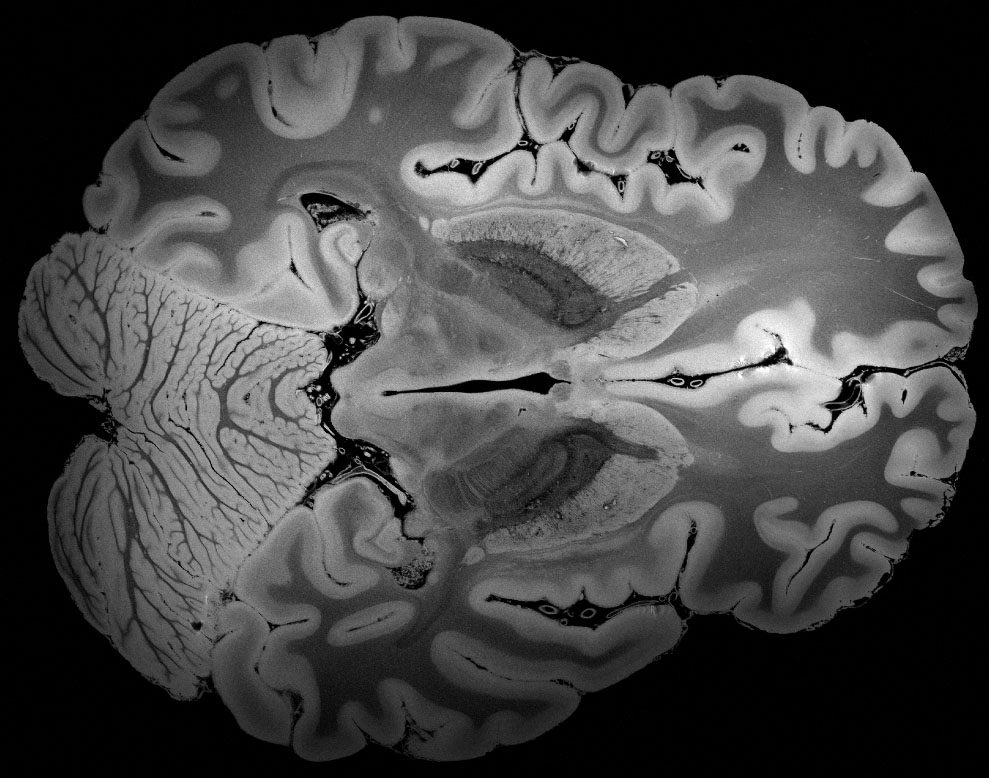
#> input picture MIAP_HW3_402200191/Answers/Q4/Low Matrix Approximation question.jpg, 989 x 778 px, found by its file name
$ jupyter execute Q4.ipynb
#> lines starting #> are read from the running program, lines starting #| are printed output that depends on the picture
#> `noisy_img = img + np.random.normal(loc=0, scale=1, size=img.shape)`:
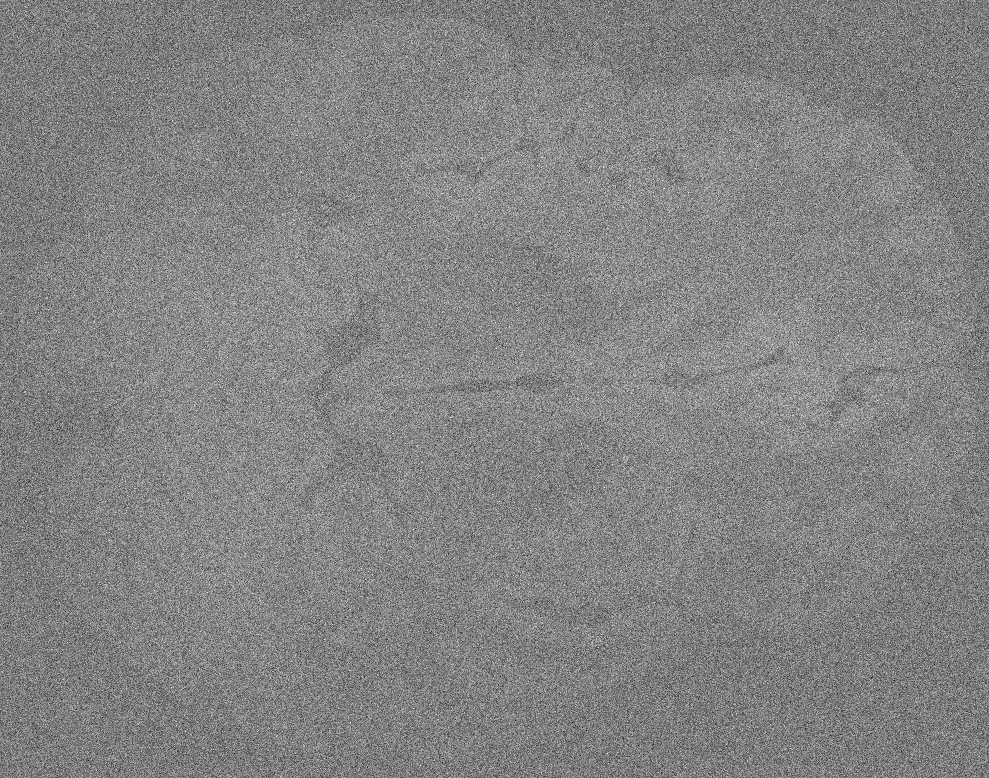
#> noisy_img: shape (778, 989) float64; min -4.89, max 5.13, mean 0.278; drawn with min black and max white
#> `noisy_img = np.clip(noisy_img, 0, 1)`:
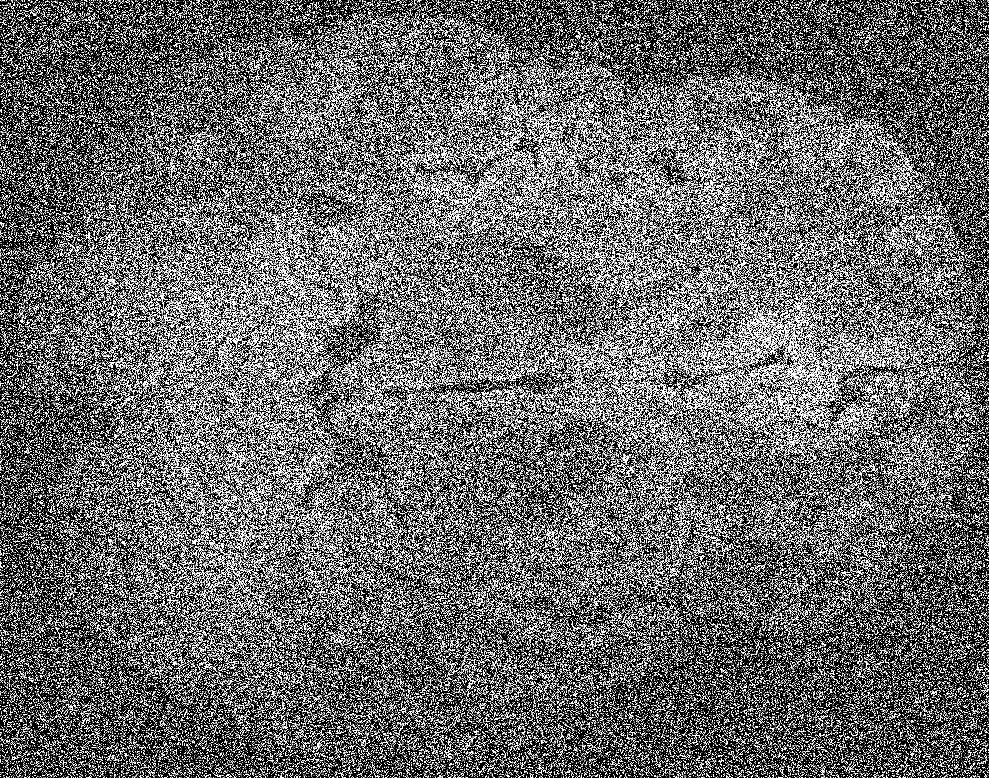
#> noisy_img: shape (778, 989) float64; min 0, max 1, mean 0.418
[cell 1]
import numpy as np
import cv2 as cv
from matplotlib import pyplot as plt
from scipy.linalg import svd
from tqdm import tqdm

## in this cell I wrote the code for WNNM filter based on the course lectures

[cell 2]
def WNNM(img, patchSize, c, K, delta, sigma, nThreshold):
    ## parameters
#> called with patchSize = 3, c = 2.8, K = 3, delta = 0.1, sigma = 1, nThreshold = 35
    windowSize = 3 * patchSize
    pad=windowSize
    paddedImg = np.pad(img, pad_width=pad, mode='constant')
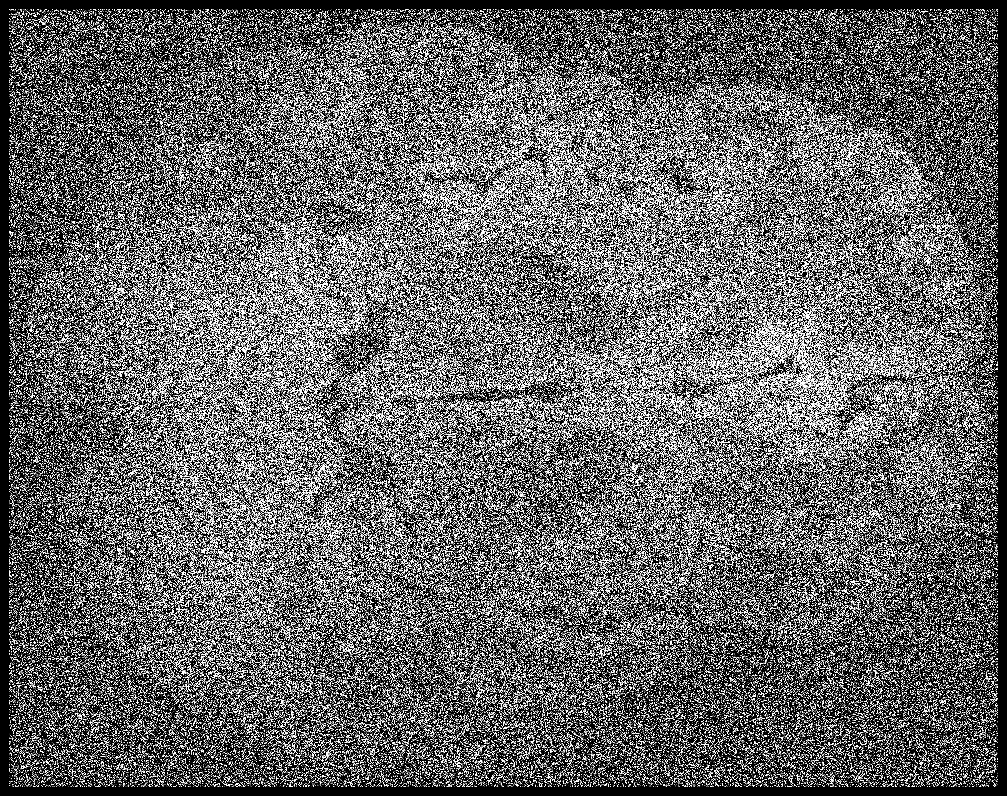
#> paddedImg: shape (796, 1007) float64; min 0, max 1, mean 0.401
    numberOfIt = 3
    x_hat = img
    total_iterations = K * (paddedImg.shape[0] - 2 * windowSize) * (paddedImg.shape[1] - 2 * windowSize) ## this is for process bar
#> total_iterations = 2308326
    with tqdm(total=total_iterations, desc="Processing") as pbar:
        for n in range(K):
            x_hat=np.pad(x_hat,pad_width=pad)
            y_hat = x_hat + delta * (paddedImg - x_hat)
            pixel_contribution_matrix = np.ones_like(paddedImg) ## I use this to know how many times each pixles are updated
            for i in range(windowSize, paddedImg.shape[0] - windowSize):
                for j in range(windowSize, paddedImg.shape[1] - windowSize):
                    window = y_hat[i - windowSize:i + windowSize + 1, j - windowSize: j + windowSize + 1] # Window for searching patches
                    mainPatch = y_hat[i - patchSize:i + patchSize + 1, j - patchSize: j + patchSize + 1] # main Patch
                    distances = [] # List for saving each patch distance with main patch
                    similarPatchMatrix = np.zeros([(2 * patchSize + 1) ** 2, (2 * (windowSize - patchSize) + 1) ** 2]) # patches matrix
                    idx = 0
                    for k in range(patchSize, window.shape[0] - patchSize):
                        for l in range(patchSize, window.shape[1] - patchSize):
                            similarPatch = window[k - patchSize:k + patchSize + 1, l - patchSize:l + patchSize + 1]
                            distance = np.sum((mainPatch - similarPatch) ** 2)
                            distances.append(distance)
                            similarPatchMatrix[:, idx] = similarPatch.flatten()
                            idx += 1
                    min_indices = np.argsort(distances)[:nThreshold] ## finding pathches with minimum distances
                    Yj = similarPatchMatrix[:, min_indices]
                    U, S, V_T = svd(Yj, full_matrices=False)
                    sing_val = np.sqrt(np.maximum(S ** 2 - nThreshold * sigma ** 2, 0))
                    # weights matrix
                    for m in range(numberOfIt):
                        w = c * np.sqrt(nThreshold) / (sing_val + 10 ** (-6))
                        sing_val = np.diag(np.maximum(S - w, 0))
                    # pathc reconstruction
                    Xj_hat = U @ np.diag(np.maximum(S - w, 0)) @ V_T
                    x_patch = np.clip(Xj_hat[:, 0].reshape((2 * patchSize + 1, 2 * patchSize + 1)), 0, 1)
                    x_hat[i - patchSize:i + patchSize + 1, j - patchSize: j + patchSize + 1] += x_patch
                    mainPatchRegion = (i - patchSize, i + patchSize + 1, j - patchSize, j + patchSize + 1)
                    pixel_contribution_matrix[mainPatchRegion[0]:mainPatchRegion[1], mainPatchRegion[2]:mainPatchRegion[3]] += 1
                    pbar.update(1)
            # removing pads
            x_hat = x_hat[pad:-pad, pad:-pad]
            pixel_contribution_matrix = pixel_contribution_matrix[pad:-pad, pad:-pad]
            x_hat=x_hat / pixel_contribution_matrix
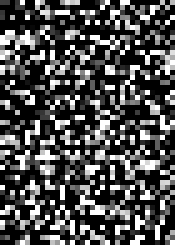
#> Yj: shape (49, 35) float64 (shown 5 times larger); min 0, max 1, mean 0.314
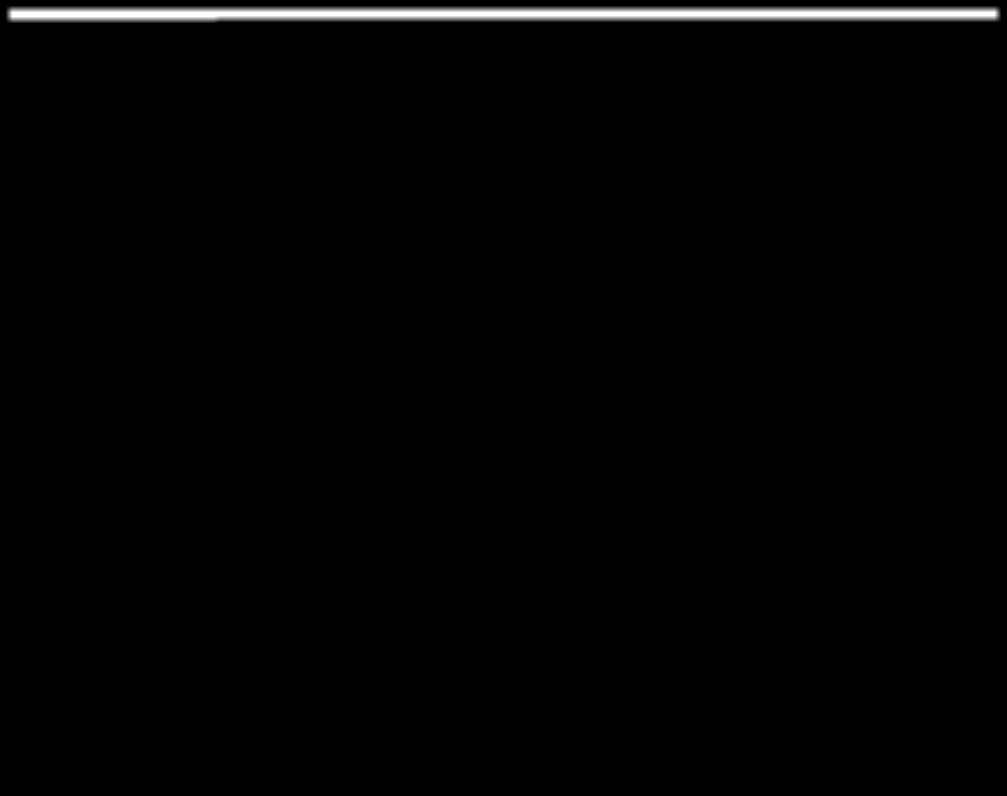
#> pixel_contribution_matrix: shape (796, 1007) float64; min 1, max 50, mean 1.6; drawn with min black and max white
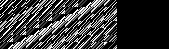
#> similarPatchMatrix: shape (49, 169) float64; min 0, max 1, mean 0.222

    return x_hat

[cell 3]
img = cv.imread('/content/Low Matrix Approximation question.jpg', 0) / 255
patchSize = 3
delta = 0.1
c = 2.8
K = 3
sigma = 1
nThreshold = 35
noisy_img = img + np.random.normal(loc=0, scale=1, size=img.shape)
noisy_img = np.clip(noisy_img, 0, 1)
denoised_img = WNNM(noisy_img, patchSize, c, K, delta, sigma, nThreshold)
